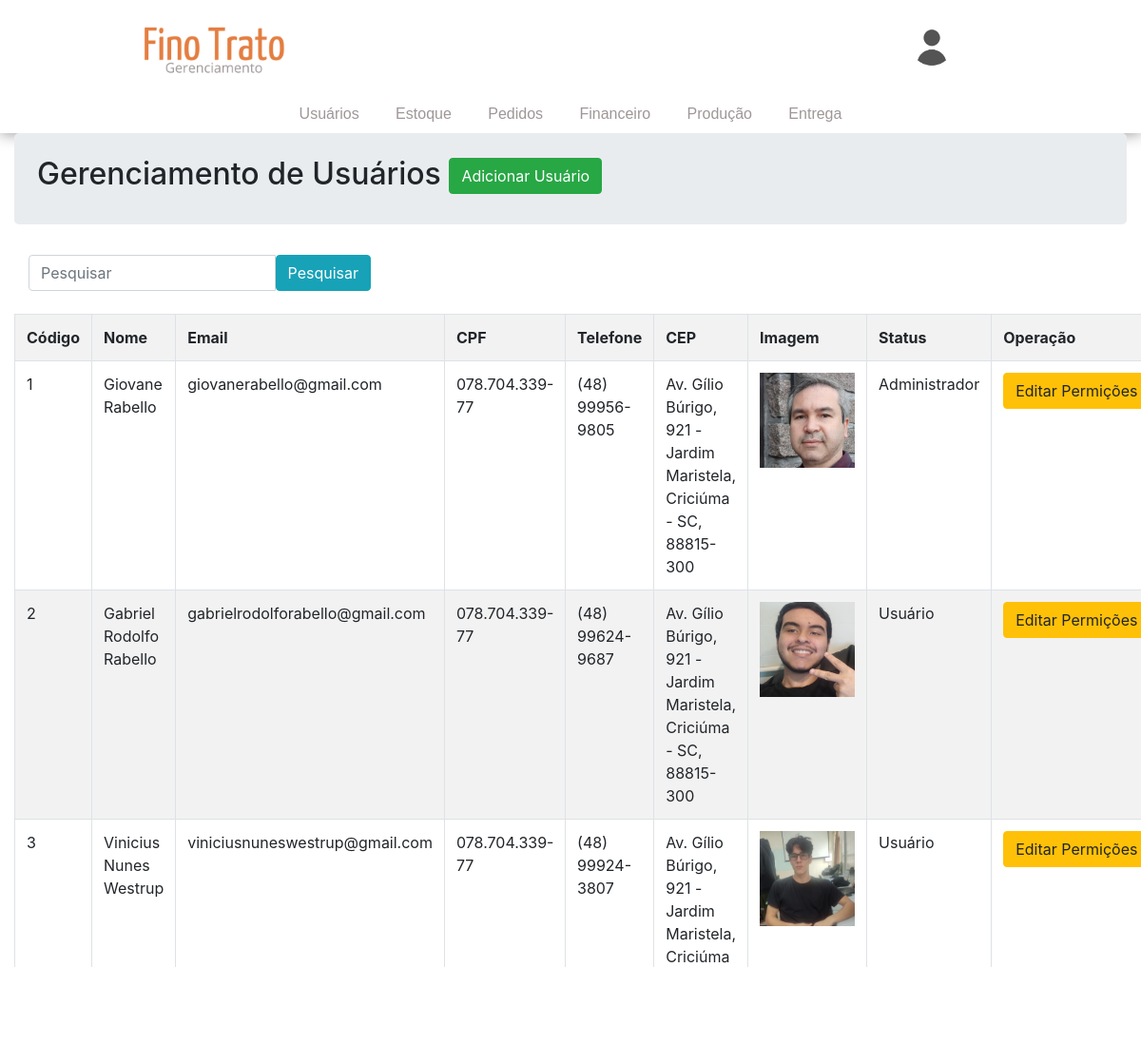
Page /models/usuarios.php on the committed database.
### tables this page shows
CREATE TABLE `usuario` (
  `codigo` int(5) NOT NULL,
  `nome` varchar(255) NOT NULL,
  `email` varchar(255) NOT NULL,
  `cpf` varchar(11) NOT NULL,
  `telefone` varchar(11) NOT NULL,
  `endereco` varchar(255) NOT NULL,
  `senha` varchar(255) NOT NULL,
  `imagem` varchar(255) DEFAULT NULL,
  `status` varchar(20) NOT NULL
);

### models/usuarios.php (the view, shortened to what this page needs)
<?php
$conectar = mysqli_connect('localhost', 'root', '', 'finotrato');
$search = '';
function formatarCPF($cpf)
{
    return preg_replace('/^(\d{3})(\d{3})(\d{3})(\d{2})$/', '$1.$2.$3-$4', $cpf);
}
function formatarTelefone($telefone)
{
    return preg_replace('/^(\d{2})(\d{5})(\d{4})$/', '($1) $2-$3', $telefone);
}
?>
<!DOCTYPE html>
<html lang="pt-br">
<head>
    <link rel="stylesheet" type="text/css" href="style/style.css">
    <link rel="stylesheet" href="https://maxcdn.bootstrapcdn.com/bootstrap/4.0.0/css/bootstrap.min.css">
</head>
<body>
    <div class="top">
        <div class="topUp">
            <div class="leftTop">
                <div class="logo">
                    <a href="gerencia.php"><img src="img/adm_logo.png" width=150 height=75></a>
                </div>
            </div>
            <div class="middleTop"></div>
            <div class="rightTop">
                <div class="topUserImg">
                    <a href="login.php"><img src="img/lightmdUser.png" width=40 height=40></a>
                </div>
            </div>
        </div>
        <div class="topDown">
            <div class="navigation">
                <a href="usuarios.php">Usuários</a>
                <a href="estoque.php">Estoque</a>
                <a href="pedidos.php">Pedidos</a>
                <a href="financeiro.php">Financeiro</a>
                <a href="producao.php">Produção</a>
                <a href="entrega.php">Entrega</a>
            </div>
        </div>
    </div>
    <div class="container-fluid">
        <div class="row g-3">
            <div class="col md-12">
                <div class="jumbotron p-4">
                    <h2>Gerenciamento de Usuários <button id="addBtn" type="button" class="btn btn-success" data-toggle="modal" data-target="#myModalCadastrar">Adicionar Usuário</button></h2>
                </div>
                <form method="POST" action="">
                    <div class="input-group mb-4 col-md-4">
                        <input class="form-control" name="search" id="exampleDataList" placeholder="Pesquisar" value="<?php echo htmlspecialchars($search); ?>">
                        <button type="submit" class="btn btn-info">Pesquisar</button>
                    </div>
                </form>
                <table class="table table-hover table-bordered table-striped">
                    <tr>
                        <th>Código</th>
                        <th>Nome</th>
                        <th>Email</th>
                        <th>CPF</th>
                        <th>Telefone</th>
                        <th>CEP</th>
                        <th>Imagem</th>
                        <th>Status</th>
                        <th>Operação</th>
                    </tr>
                    <?php
                    $consulta = "SELECT * FROM usuario";
                    $resultado = mysqli_query($conectar, $consulta);
                    while ($dados = mysqli_fetch_array($resultado)) {
                        $cpfFormatado = formatarCPF($dados['cpf']);
                        $telefoneFormatado = formatarTelefone($dados['telefone']);
                        echo "<tr>";
                        echo "<td>" . $dados['codigo'] . "</td>";
                        echo "<td>" . $dados['nome'] . "</td>";
                        echo "<td>" . $dados['email'] . "</td>";
                        echo "<td>" . $cpfFormatado . "</td>";
                        echo "<td>" . $telefoneFormatado . "</td>";
                        echo "<td>" . $dados['endereco'] . "</td>";
                        echo "<td><img src='" . $dados['imagem'] . "' width='100' height='100'></td>";
                        echo "<td>" . $dados['status'] . "</td>";
                        echo "<td>
                                <button type='button' class='btn btn-warning' data-toggle='modal' data-target='#myModalEditar'
                                onclick=\"fillEditModal('{$dados['codigo']}', '{$dados['nome']}', '{$dados['email']}', '{$dados['cpf']}', '{$dados['telefone']}', '{$dados['endereco']}', '{$dados['imagem']}', '{$dados['status']}')\">
                                Editar Permições</button>
                            </td>";
                        echo "</tr>";
                    }
                    ?>
                </table>
            </div>
        </div>
</body>
</html>

### models/style/style.css (style rules this page uses)
* { margin: 0; padding: 0; }
body { background-color: white; width: 100%; font-family: Arial, sans-serif; }
.top { width: 100%; text-align: center; justify-content: center; display: flex; flex-direction: column; box-shadow: 0px 1px 15px rgb(153, 153, 153); background-color: rgb(255, 255, 255); }
.topUp { width: 100%; height: 100px; display: flex; text-align: center; justify-content: center; }
.topDown { width: 100%; height: 40px; display: flex; text-align: center; justify-content: center; }
.leftTop { width: 250px; display: flex; text-align: center; justify-content: center; }
.middleTop { display: flex; text-align: center; justify-content: center; }
.rightTop { width: 250px; display: flex; text-align: center; justify-content: center; }
.logo { width: 120px; display: flex; justify-content: center; align-items: center; }
.logo img { border-radius: 15px; }
.topUserImg { display: flex; justify-content: center; align-items: center; margin-left: 10px; margin-right: 0px; }
.navigation { width: 80%; display: flex; justify-content: center; align-items: center; }
.navigation a { display: flex; height: 30px; flex-direction: column; text-decoration: none; transition: background .3s; font-family: Arial; text-align: center; justify-content: center; margin-left: 2%; margin-right: 2%; color: #9f9797; font-size: 16; }
.topUserImg a { text-decoration: none; color: #9f9797; }

### models/usuarios.php (style rules this page uses)
.middleTop { width: 500px; }

### rows in the picture
usuario: codigo "1", nome "Giovane Rabello", email "giovanerabello@gmail.com", cpf "078.704.339-77", telefone "(48) 99956-9805", endereco "Av. Gílio Búrigo, 921 - Jardim Maristela, Criciúma - SC, 88815-300", imagem (picture), status "Administrador"
usuario: codigo "2", nome "Gabriel Rodolfo Rabello", email "gabrielrodolforabello@gmail.com", cpf "078.704.339-77", telefone "(48) 99624-9687", endereco "Av. Gílio Búrigo, 921 - Jardim Maristela, Criciúma - SC, 88815-300", imagem (picture), status "Usuário"
usuario: codigo "3", nome "Vinicius Nunes Westrup", email "viniciusnuneswestrup@gmail.com", cpf "078.704.339-77", telefone "(48) 99924-3807", endereco "Av. Gílio Búrigo, 921 - Jardim Maristela, Criciúma - SC, 88815-300", imagem (picture), status "Usuário"
